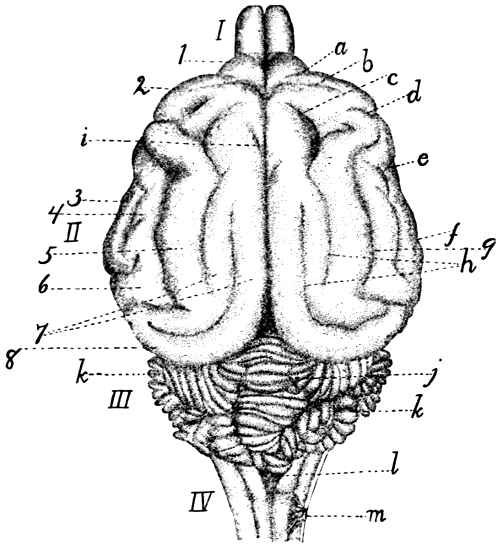
#> input picture images/organy/brain.webp, 500 x 548 px, given in place of brain.webp.webp, which was not available
$ python -i sil.py   (imports and definitions only)
#> lines starting #> are read from the running program, lines starting #| are printed output that depends on the picture; after the words box and inside, x2 and y2 are one past the last pixel; in counts of white or black regions, pixels touching at a corner belong together
import os
HERE = os.path.dirname(os.path.abspath(__file__))
ROOT = os.path.abspath(os.path.join(HERE, "..", "..", ".."))
# [1 line not run here, left out]
import numpy as np
from PIL import Image
from scipy import ndimage
from shapely.geometry import Polygon, MultiPolygon
from shapely.ops import unary_union
import cv2
def silhouette(name, thr=200, close=5, min_area=500):
#> called with name = '../../../images/organy/brain.webp', thr = 200, close = 5, min_area = 500
    im=np.array(Image.open(os.path.join(ROOT, "images", "organy", name + ".webp")).convert("L"))
    ink=im<thr
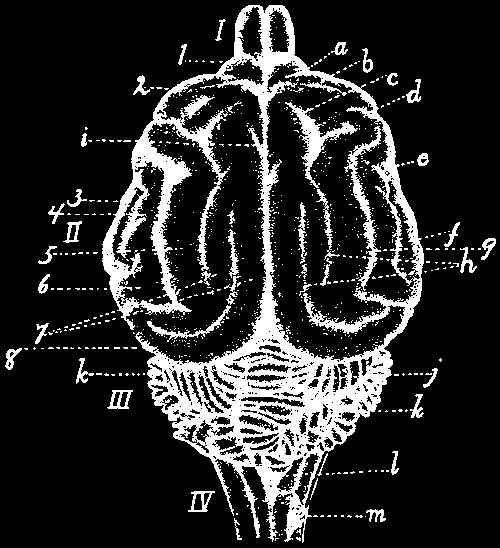
#> ink: shape (548, 500) bool; 17.2% white; 938 white regions (894 under 20 px), largest, box (x1, y1, x2, y2) and area: (102, 5, 424, 543) 36812, (285, 102, 358, 188) 1244, (344, 126, 381, 291) 1229
    ink=ndimage.binary_closing(ink,structure=np.ones((close,close)),iterations=2)
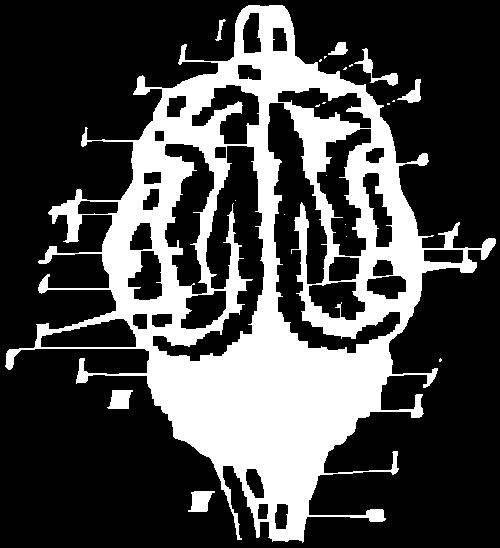
#> ink: shape (548, 500) bool; 28.4% white; 21 white regions (14 under 20 px), largest, box (x1, y1, x2, y2) and area: (5, 5, 496, 543) 76052, (188, 491, 215, 512) 384, (354, 48, 398, 86) 378
    filled=ndimage.binary_fill_holes(ink)
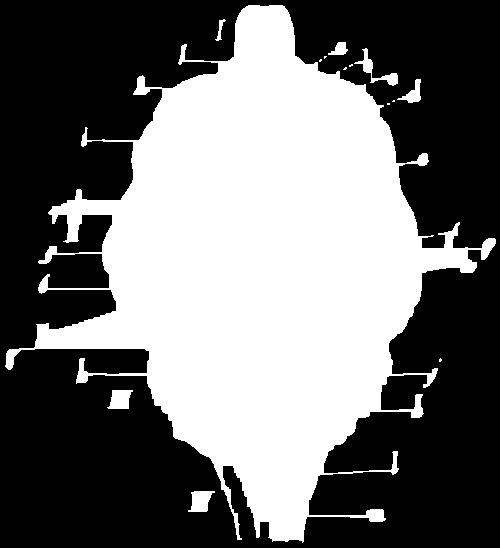
#> filled: shape (548, 500) bool; 43.1% white; 14 white regions (7 under 20 px), largest, box (x1, y1, x2, y2) and area: (5, 5, 496, 543) 116440, (188, 491, 215, 512) 384, (354, 48, 398, 86) 378
    filled=ndimage.binary_opening(filled,structure=np.ones((3,3)))
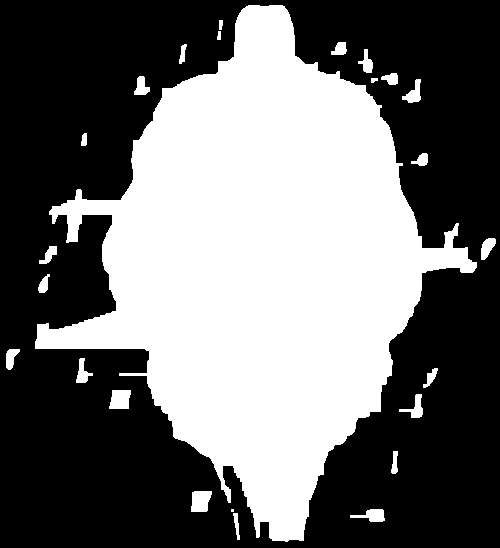
#> filled: shape (548, 500) bool; 42.7% white; 25 white regions (1 under 20 px), largest, box (x1, y1, x2, y2) and area: (35, 5, 477, 542) 113264, (191, 491, 212, 512) 370, (109, 390, 131, 409) 358
    lab,n=ndimage.label(filled)
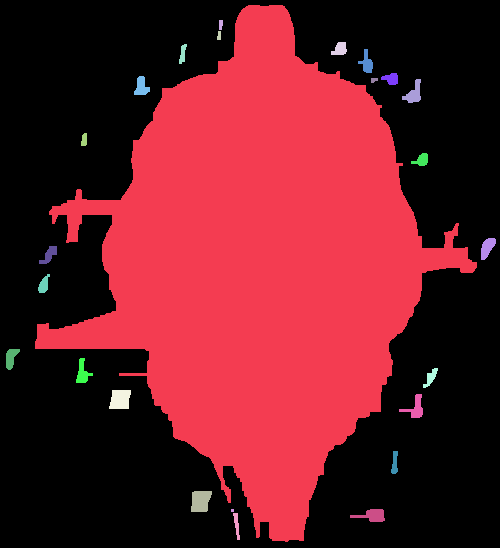
#> lab: shape (548, 500) int32; 26 distinct labels, from 0 to 25; one colour per label, 0 black
#> n = 25
    polys=[]
    for i in range(1,n+1):
        m=(lab==i).astype(np.uint8)
        if m.sum()<min_area: continue
        cs,_=cv2.findContours(m,cv2.RETR_EXTERNAL,cv2.CHAIN_APPROX_SIMPLE)
        for c in cs:
            if len(c)>=3: polys.append(Polygon(c[:,0,:]).buffer(0))
#> this loop made 25 passes
#> pass 1, in silhouette, `m=(lab==i).astype(np.uint8)`:
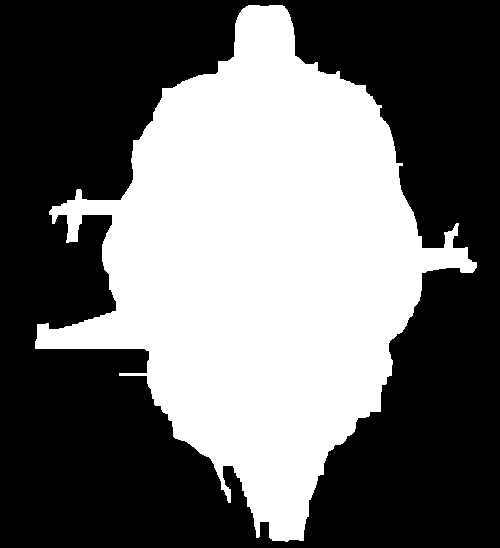
#> m: shape (548, 500); values 0 (black) and 1 (white), 41.3% white; 1 white region, box (x1, y1, x2, y2) and area: (35, 5, 477, 542) 113264
#> pass 2, in silhouette, `m=(lab==i).astype(np.uint8)`:
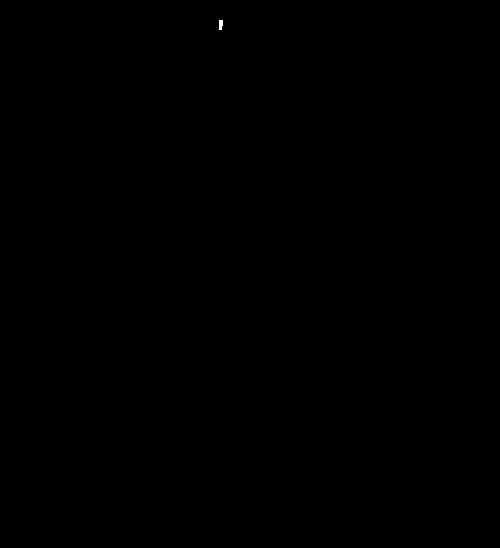
#> m: shape (548, 500); values 0 (black) and 1 (white), 0.01% white; 1 white region, box (x1, y1, x2, y2) and area: (219, 20, 223, 30) 36
#> after the loop: m: shape (548, 500); values 0 (black) and 1 (white), 0.04% white; 1 white region, box (x1, y1, x2, y2) and area: (233, 513, 240, 540) 99
#> after the loop, polys = 1 item
    return unary_union(polys)

>>> result = silhouette('../../../images/organy/brain.webp')

$ run again, on images/organy/kidney.webp
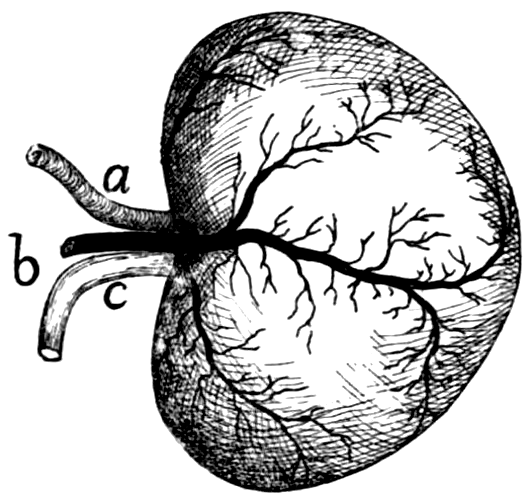
#> input picture images/organy/kidney.webp, 531 x 500 px, given in place of kidney.webp.webp, which was not available
#> in silhouette, `lab,n=ndimage.label(filled)`:
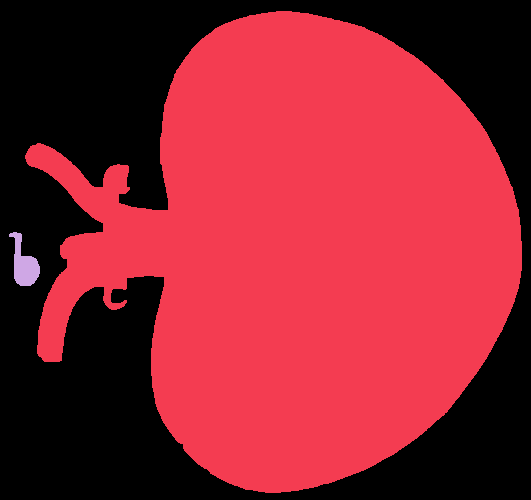
#> lab: shape (500, 531) int32; 3 distinct labels, from 0 to 2; one colour per label, 0 black
#> n = 2
#> the loop in silhouette, `for i in range(1,n+1):` made 2 passes
#> pass 1, in silhouette, `m=(lab==i).astype(np.uint8)`:
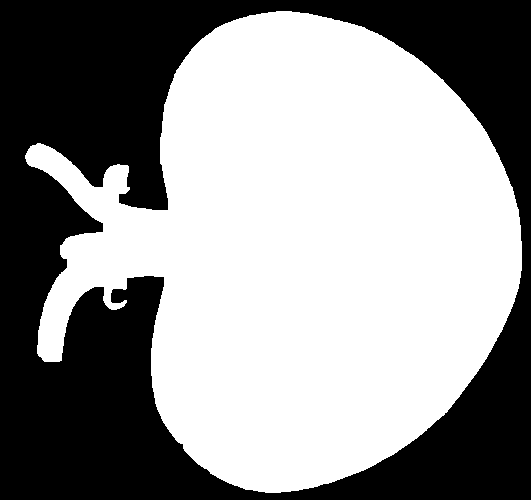
#> m: shape (500, 531); values 0 (black) and 1 (white), 57.5% white; 1 black region, box (x1, y1, x2, y2) and area: (0, 0, 531, 500) 112888
#> after the loop in silhouette, `for i in range(1,n+1):`: polys = 2 items

$ run again, on images/organy/lungs.webp
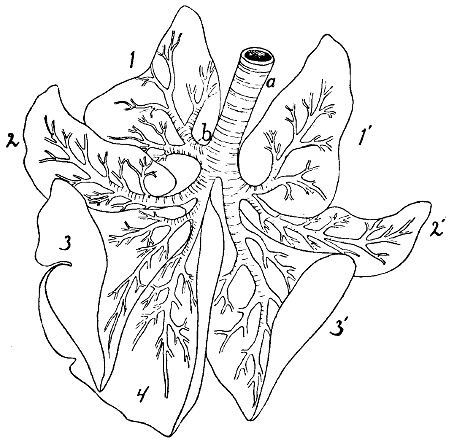
#> input picture images/organy/lungs.webp, 450 x 441 px, given in place of lungs.webp.webp, which was not available
#> in silhouette, `lab,n=ndimage.label(filled)`:
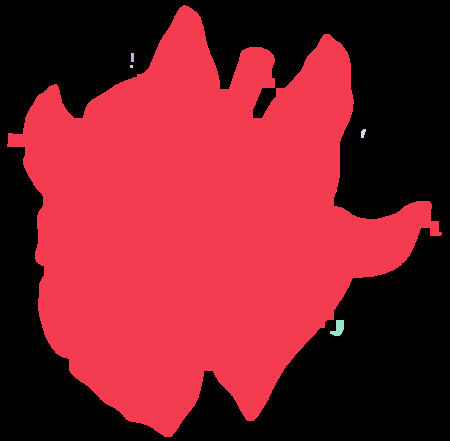
#> lab: shape (441, 450) int32; 6 distinct labels, from 0 to 5; one colour per label, 0 black
#> n = 5
#> the loop in silhouette, `for i in range(1,n+1):` made 5 passes
#> pass 1, in silhouette, `m=(lab==i).astype(np.uint8)`:
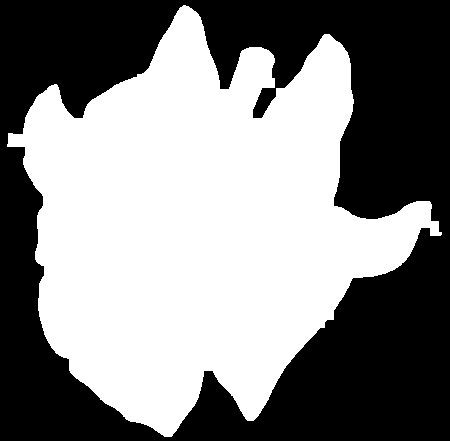
#> m: shape (441, 450); values 0 (black) and 1 (white), 52.2% white; 1 black region, box (x1, y1, x2, y2) and area: (0, 0, 450, 441) 94831
#> after the loop in silhouette, `for i in range(1,n+1):`: polys = 1 item

$ run again, on images/organy/organs-side.webp
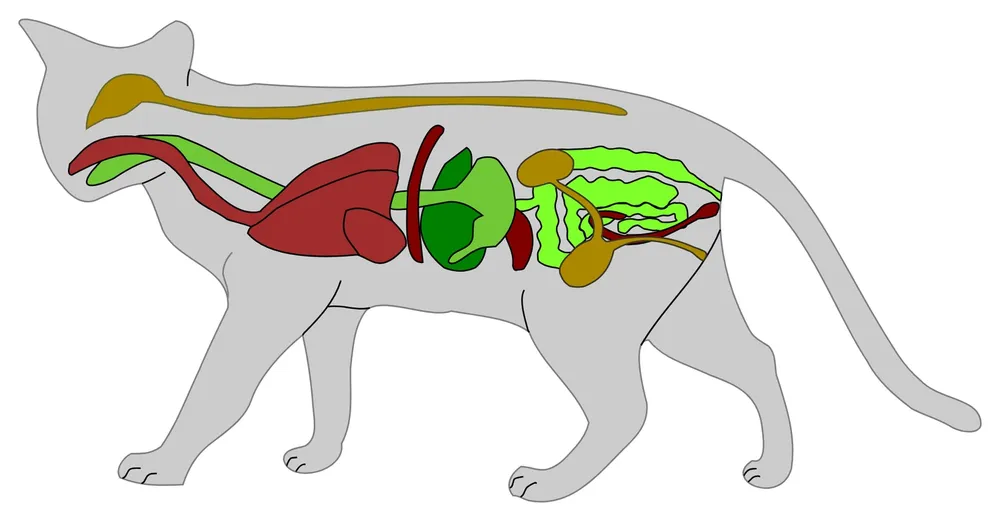
#> input picture images/organy/organs-side.webp, 1000 x 521 px, shrunk from 1500 x 782 before the run, given in place of organs-side.webp.webp, which was not available
#> in silhouette, `filled=ndimage.binary_fill_holes(ink)`:
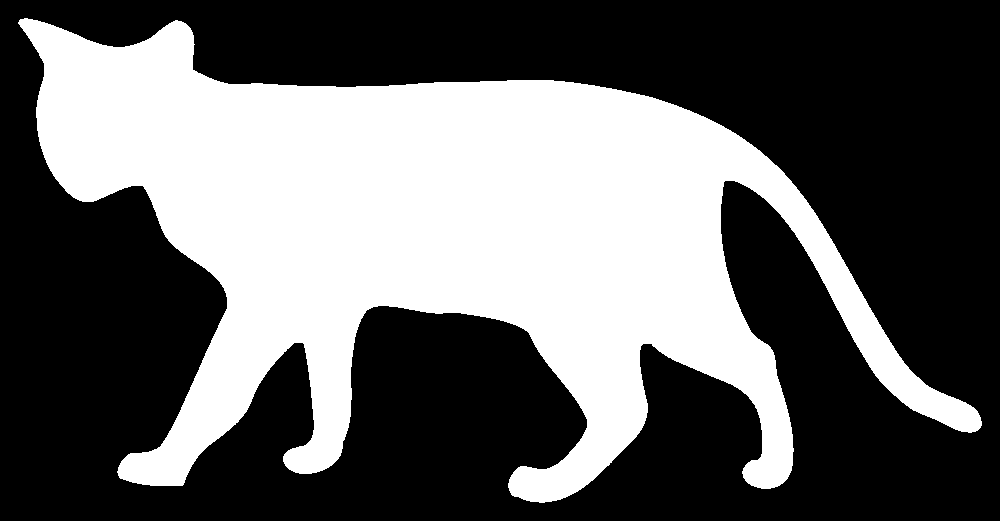
#> filled: shape (521, 1000) bool; 38.7% white; 1 white region, box (x1, y1, x2, y2) and area: (18, 18, 982, 503) 201775
#> lab: shape (521, 1000) int32; values 0 (black) and 1 (white), 38.7% white; 1 white region, box (x1, y1, x2, y2) and area: (19, 18, 982, 503) 201770
#> n = 1
#> after the loop in silhouette, `for i in range(1,n+1):`: polys = 1 item
